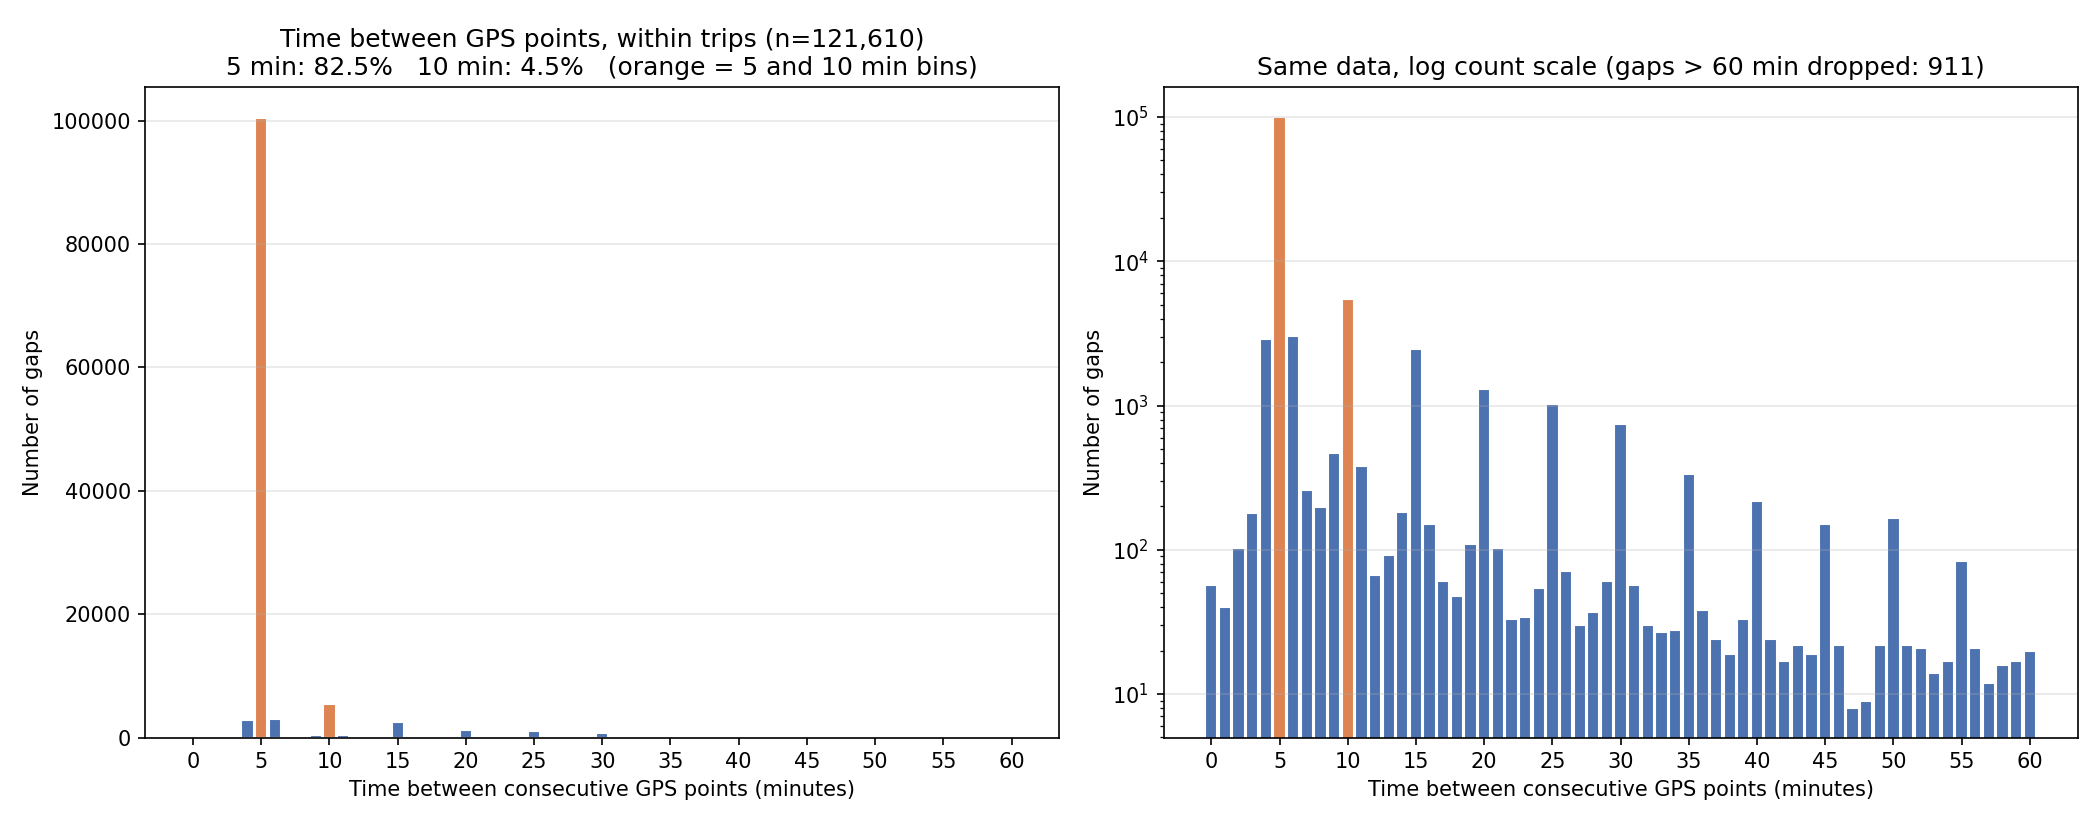

This figure's Python source:
"""Histogram of time between consecutive GPS points, split by trip.

Trips are defined exactly as in fisherMetadata (per trip)/generate_fisher_metadata.py:
a trip is a run of pings outside the 1 km Tema-port radius. Gaps are only
measured between pings inside the same trip, so the multi-day gaps spent in
port are never counted. Gaps longer than MAX_GAP_MINUTES are dropped.
"""

from __future__ import annotations

from pathlib import Path

import matplotlib
matplotlib.use("Agg")
import matplotlib.pyplot as plt
import numpy as np
import pandas as pd
from pyproj import Geod

# ─────────────────────────────────────────────
#  PATHS AND SETTINGS
# ─────────────────────────────────────────────

PROJECT_ROOT = Path(__file__).resolve().parent
FISHER_DEPTH_FOLDER = PROJECT_ROOT / "fisherDepth"
OUTPUT_PNG = PROJECT_ROOT / "gap_histogram.png"

TEMA_PORT_LAT = 5 + 38 / 60 + 14.6 / 3600
TEMA_PORT_LON = 0 + 0 / 60 + 58.5 / 3600
TEMA_PORT_RADIUS_KM = 1.0
MAX_GAP_MINUTES = 60

GEOD = Geod(ellps="WGS84")


# ─────────────────────────────────────────────
#  TRIP SPLITTING
# ─────────────────────────────────────────────

def distance_from_port_km(lat: np.ndarray, lon: np.ndarray) -> np.ndarray:
    """Geodesic distance from Tema Fishing Harbour, in km."""
    _, _, distance_m = GEOD.inv(
        np.full(len(lat), TEMA_PORT_LON),
        np.full(len(lat), TEMA_PORT_LAT),
        lon,
        lat,
    )
    return np.asarray(distance_m) / 1000


def detect_tema_trips(in_port: np.ndarray) -> list[tuple[int, int]]:
    """Same logic as detect_tema_trips in generate_fisher_metadata.py.

    Returns (start, end) row indices, inclusive, for each trip.
    """
    trips, row = [], 0
    while row < len(in_port):
        if in_port[row]:
            while row < len(in_port) and in_port[row]:
                row += 1
            if row == len(in_port):
                break
            start = row
        else:
            start = row
        while row < len(in_port) and not in_port[row]:
            row += 1
        if row < len(in_port):
            end = row
            while row < len(in_port) and in_port[row]:
                row += 1
        else:
            end = len(in_port) - 1
        trips.append((start, end))
    return trips or [(0, len(in_port) - 1)]


# ─────────────────────────────────────────────
#  GAP COLLECTION
# ─────────────────────────────────────────────

def gaps_within_trips() -> tuple[np.ndarray, int]:
    """Return (gaps in minutes kept for histogram, number of gaps dropped as too long)."""
    kept, dropped = [], 0
    for path in sorted(FISHER_DEPTH_FOLDER.glob("*_depth.csv")):
        points = pd.read_csv(path, parse_dates=["timestamp"]).dropna(
            subset=["timestamp", "lat", "lon"]
        )
        points = points.sort_values("timestamp").reset_index(drop=True)
        in_port = (
            distance_from_port_km(points["lat"].to_numpy(), points["lon"].to_numpy())
            <= TEMA_PORT_RADIUS_KM
        )
        for start, end in detect_tema_trips(in_port):
            times = points["timestamp"].iloc[start:end + 1]
            gaps = times.diff().dropna().dt.total_seconds().to_numpy() / 60
            dropped += int((gaps > MAX_GAP_MINUTES).sum())
            kept.append(gaps[gaps <= MAX_GAP_MINUTES])
    return np.concatenate(kept), dropped


# ─────────────────────────────────────────────
#  PLOT
# ─────────────────────────────────────────────

def plot_histogram(gaps: np.ndarray, dropped: int) -> None:
    # One bin per whole minute, centred on the minute (0 = [-0.5, 0.5), 5 = [4.5, 5.5), ...)
    edges = np.arange(-0.5, MAX_GAP_MINUTES + 1.5, 1)
    counts, _ = np.histogram(gaps, bins=edges)
    centres = np.arange(0, MAX_GAP_MINUTES + 1)

    fig, (ax_lin, ax_log) = plt.subplots(1, 2, figsize=(14, 5.5))
    for ax, scale in ((ax_lin, "linear"), (ax_log, "log")):
        ax.bar(centres, counts, width=0.9, color="#4C72B0", edgecolor="white")
        ax.bar(centres[[5, 10]], counts[[5, 10]], width=0.9, color="#DD8452", edgecolor="white")
        ax.set_xticks(range(0, MAX_GAP_MINUTES + 1, 5))
        ax.set_xlabel("Time between consecutive GPS points (minutes)")
        ax.set_ylabel("Number of gaps")
        ax.set_yscale(scale)
        ax.set_title(f"{scale.capitalize()} count scale")
        ax.grid(axis="y", alpha=0.3)

    total = counts.sum()
    share_5 = counts[5] / total * 100
    share_10 = counts[10] / total * 100
    ax_lin.set_title(
        f"Time between GPS points, within trips (n={total:,})\n"
        f"5 min: {share_5:.1f}%   10 min: {share_10:.1f}%   (orange = 5 and 10 min bins)"
    )
    ax_log.set_title(f"Same data, log count scale (gaps > {MAX_GAP_MINUTES} min dropped: {dropped:,})")

    fig.tight_layout()
    fig.savefig(OUTPUT_PNG, dpi=150)
    print(f"Saved {OUTPUT_PNG}")
    print(f"Gaps used: {total:,}   dropped (> {MAX_GAP_MINUTES} min): {dropped:,}")
    print(f"5 min bin: {counts[5]:,} ({share_5:.1f}%)   10 min bin: {counts[10]:,} ({share_10:.1f}%)")
    print(f"Most common whole-minute gap: {centres[counts.argmax()]} min")


def main() -> None:
    gaps, dropped = gaps_within_trips()
    plot_histogram(gaps, dropped)


if __name__ == "__main__":
    main()
